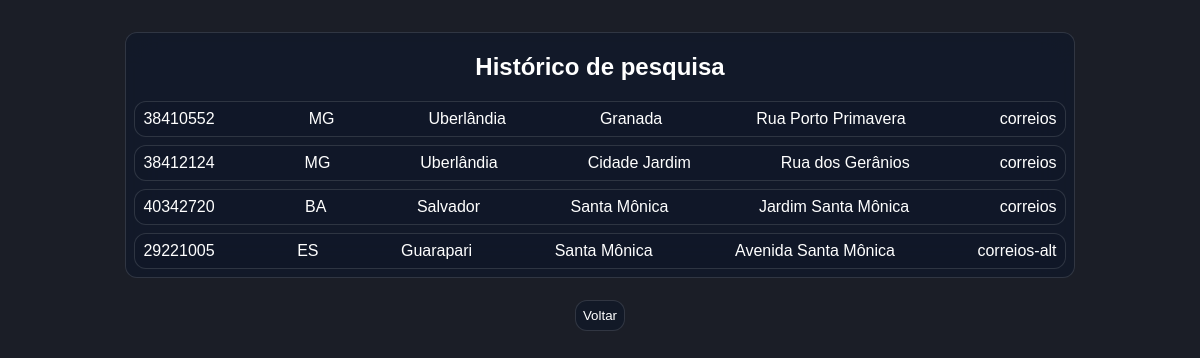
The page /historico on the database its author committed.
### inicio/models.py (models this page shows, shortened)
class Cep(models.Model):
    cep = models.CharField(max_length=8, blank=False, null=False)
    state = models.CharField(max_length=30, blank=True, null=False)
    city = models.CharField(max_length=30, blank=True, null=False)
    neighborhood = models.CharField(max_length=30, blank=True, null=False)
    street = models.CharField(max_length=30, blank=True, null=False)
    service = models.CharField(max_length=15, blank=True, null=False)

### inicio/views.py (the view)
# urls.py: path('historico', historico, name='historico'),
def historico(request):
    if request.method == 'GET':
        return render(request, 'historico.html', {'historico_cep': Cep.objects.all()})
    return render(request, 'historico.html')

### templates/historico.html (shortened to what this page needs)
{% extends 'base.html' %}
{% block body %}
    <section>
        <div class="card">
            <div>
                <form action="{% url 'historico' %}" method="GET">
                    <h1>Histórico de pesquisa</h1>
                    {% for h in historico_cep %}
                        <ul class="item_historico">
                            <li>{{ h.cep }}</li>
                            <li>{{ h.state }}</li>
                            <li>{{ h.city }}</li>
                            <li>{{ h.neighborhood }}</li>
                            <li>{{ h.street }}</li>
                            <li>{{ h.service }}</li>
                        </ul>
                    {% endfor %}
                </form>
            </div>
        </div>
    </section>
    <div id="btn-historico">
        <a href="{% url 'buscar_cep' %}">
            <button type="button" id="btn_historico">Voltar</button>
        </a>
    </div>
{% endblock %}

### templates/base.html (shortened to what this page needs)
{% load static %}
<!doctype html>
<html lang="pt-br">
<head>
    <link rel="stylesheet" href="{% static 'css/style.css' %}">
</head>
<body>
{% block body %}{% endblock %}
</body>
</html>

### static/css/style.css (style rules this page uses)
* { font-family: 'Century Gothic', sans-serif; }
body { background-color: #1b1e27; }
section { display: flex; justify-content: center; align-items: center; text-align: center; height: fit-content; margin-top: 2em; }
ul { list-style: none; margin: 1em 0; padding: 0; }
#btn_buscar, #btn_historico { border-radius: 12px; border: 1px solid rgba(255, 255, 255, 0.125); background-color: rgba(17, 25, 40, 0.75); color: #ffffff; padding: 0.5em; margin: 0.5em; cursor: pointer; }
.card { backdrop-filter: blur(16px) saturate(180%); -webkit-backdrop-filter: blur(16px) saturate(180%); background-color: rgba(17, 25, 40, 0.75); border-radius: 12px; border: 1px solid rgba(255, 255, 255, 0.125); width: 100%; color: #ffffff; }
.item_historico { padding: 0.5em; }
#btn-historico { margin-top: 1em; text-align: center; }
@media (min-width: 768px) { .card { min-width: 50%; max-width: 100%; } }
@media (min-width: 1000px) { .card { min-width: 50%; max-width: 80%; } }
@media (min-width: 1000px) { .item_historico { display: flex; justify-content: space-between; align-items: center; padding: 0.5em; margin: 0.5em; border-radius: 12px; border: 1px solid rgba(255, 255, 255, 0.125); background-color: rgba(17, 25, 40, 0.75); color: #ffffff; } }

### rows shown on the page
Cep: cep "38410552", state "MG", city "Uberlândia", neighborhood "Granada", street "Rua Porto Primavera", service "correios"
Cep: cep "38412124", state "MG", city "Uberlândia", neighborhood "Cidade Jardim", street "Rua dos Gerânios", service "correios"
Cep: cep "40342720", state "BA", city "Salvador", neighborhood "Santa Mônica", street "Jardim Santa Mônica", service "correios"
Cep: cep "29221005", state "ES", city "Guarapari", neighborhood "Santa Mônica", street "Avenida Santa Mônica", service "correios-alt"
